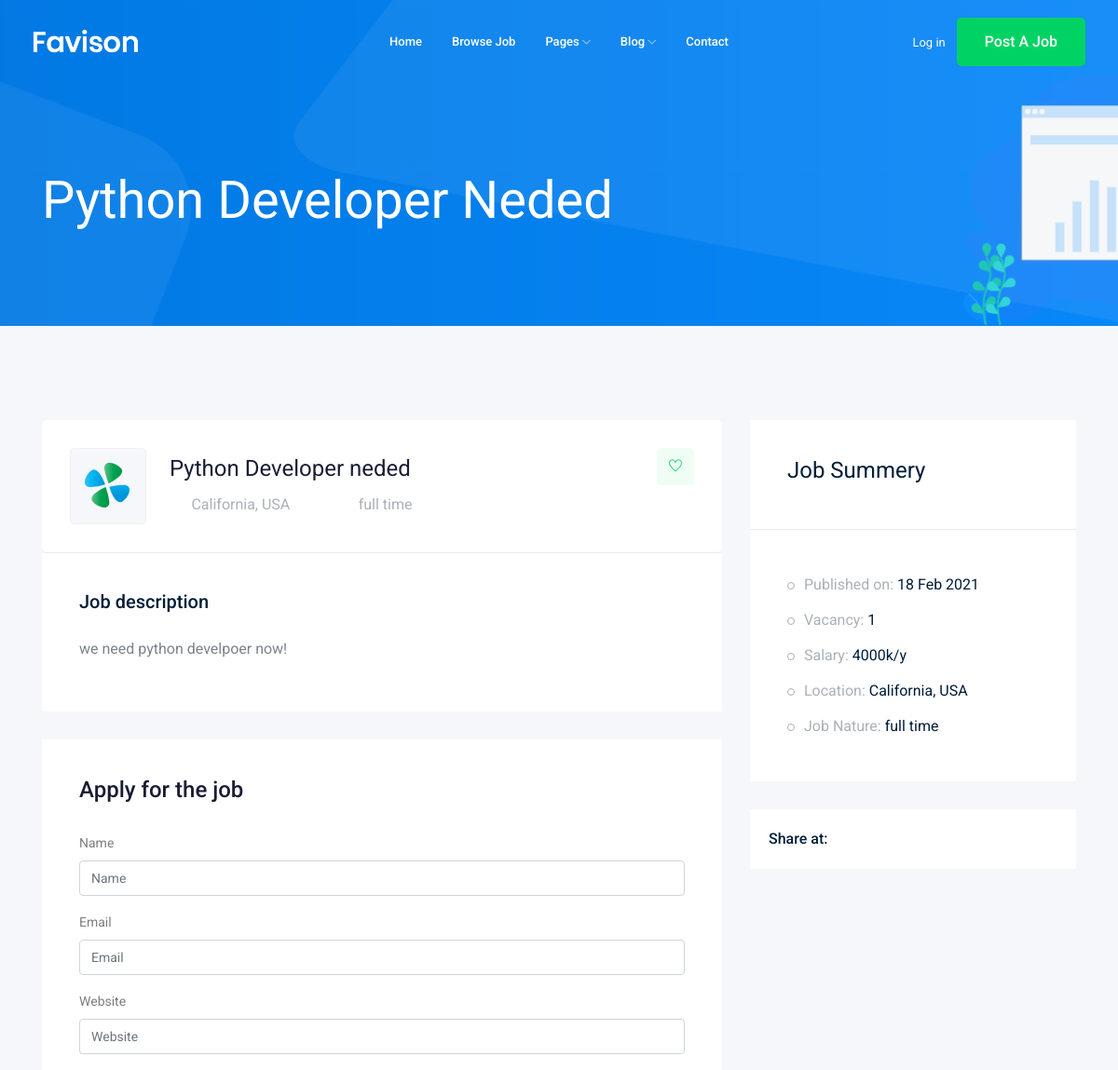
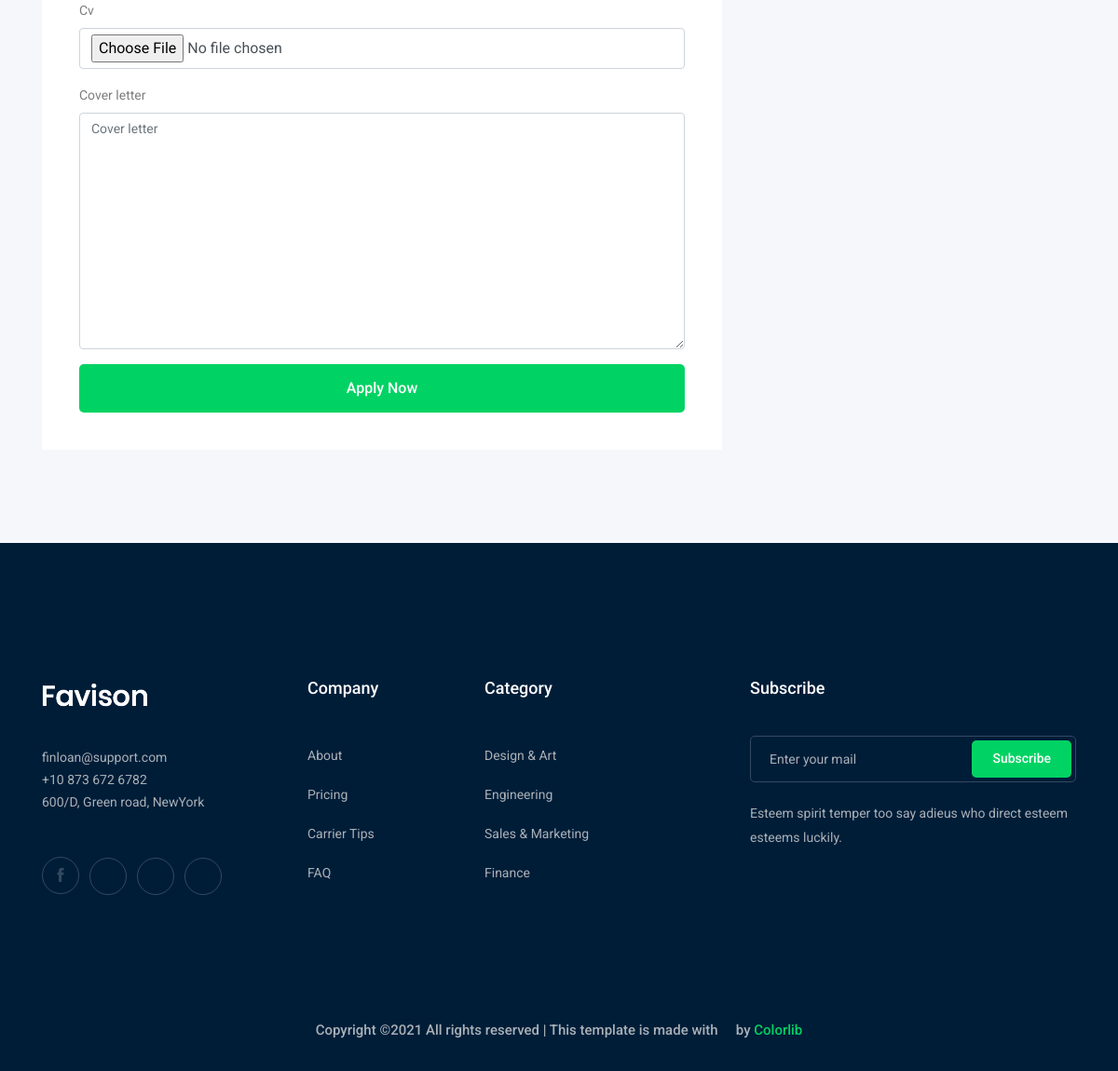
Page /jobs/python-developer-neded on the committed database (2 pictures, top to bottom).
### job/models.py (models this page shows, shortened)
class job(models.Model):
    owner = models.ForeignKey(User, related_name ='job_owner', on_delete =models.CASCADE)
    title = models.CharField( max_length=100)
    jop_type = models.CharField(max_length=15, choices=JoP_Type)
    discrations = models.TextField(max_length=1000)
    published_at = models.DateTimeField(auto_now=True)
    vacancy = models.IntegerField(default=1)
    salary = models.IntegerField(default=0)
    experience = models.IntegerField(default=1)
    category = models.ForeignKey('Category' , on_delete=models.CASCADE)
    image = models.ImageField(upload_to=image_upload)
    slug = models.SlugField(blank=True,null=True)

### job/views.py (the view)
# urls.py: path('<str:slug>' , views.job_detail,name='job_detail'),
def job_detail(request, slug):
    job_detail = job.objects.get(slug=slug)
    if request.method=='POST':
        form = ApplyForm(request.POST , request.FILES)
        if form.is_valid():
            myform = form.save(commit=False)
            myform.job =  job_detail
            myform.save()
            return redirect(reverse())
    else:
        form = ApplyForm()
    context = {'job' : job_detail , 'form' : ApplyForm}
    return render(request,'job/job_detail.html',context)

### job/templates/job/job_detail.html (shortened to what this page needs)
{% extends 'base.html' %}
 {% load bootstrap4 %}
{% block body %}
    <div class="bradcam_area bradcam_bg_1">
        <div class="container">
            <div class="row">
                <div class="col-xl-12">
                    <div class="bradcam_text">
                        <h3>{{job.title}}</h3>
                    </div>
                </div>
            </div>
        </div>
    </div>
    <div class="job_details_area">
        <div class="container">
            <div class="row">
                <div class="col-lg-8">
                    <div class="job_details_header">
                        <div class="single_jobs white-bg d-flex justify-content-between">
                            <div class="jobs_left d-flex align-items-center">
                                <div class="thumb">
                                    <img src="img/svg_icon/1.svg" alt="">
                                </div>
                                <div class="jobs_conetent">
                                    <a href="#"><h4>{{job.title}}</h4></a>
                                    <div class="links_locat d-flex align-items-center">
                                        <div class="location">
                                            <p> <i class="fa fa-map-marker"></i> California, USA</p>
                                        </div>
                                        <div class="location">
                                            <p> <i class="fa fa-clock-o"></i> {{job.jop_type}}</p>
                                        </div>
                                    </div>
                                </div>
                            </div>
                            <div class="jobs_right">
                                <div class="apply_now">
                                    <a class="heart_mark" href="#"> <i class="ti-heart"></i> </a>
                                </div>
                            </div>
                        </div>
                    </div>
                    <div class="descript_wrap white-bg">
                        <div class="single_wrap">
                            <h4>Job description</h4>
                            <p>{{job.discrations}}</p>
                        </div>
                    </div>
                    <div class="apply_job_form white-bg">
                        <h4>Apply for the job</h4>
                        <form  method="POST" enctype="multipart/form-data">
                            {% bootstrap_form form %}
                            {% buttons %}
                            <button class="boxed-btn3 w-100" type="submit">Apply Now</button>
                            {% endbuttons %}
                        </form>
                    </div>
                </div>
                <div class="col-lg-4">
                    <div class="job_sumary">
                        <div class="summery_header">
                            <h3>Job Summery</h3>
                        </div>
                        <div class="job_content">
                            <ul>
                                <li>Published on: <span>{{job.published_at|date:'d M o'}}</span></li>
                                <li>Vacancy: <span>{{job.vacancy}}</span></li>
                                <li>Salary: <span>{{job.salary}}k/y</span></li>
                                <li>Location: <span>California, USA</span></li>
                                <li>Job Nature: <span> {{job.jop_type}}</span></li>
                            </ul>
                        </div>
                    </div>
                    <div class="share_wrap d-flex">
                        <span>Share at:</span>
                        <ul>
                            <li><a href="#"> <i class="fa fa-facebook"></i></a> </li>
                            <li><a href="#"> <i class="fa fa-google-plus"></i></a> </li>
                            <li><a href="#"> <i class="fa fa-twitter"></i></a> </li>
                            <li><a href="#"> <i class="fa fa-envelope"></i></a> </li>
                        </ul>
                    </div>
                    <div class="job_location_wrap">
                        <div class="job_lok_inner">
                            <div id="map" style="height: 200px;"></div>
                          </div>
                    </div>
                </div>
            </div>
        </div>
    </div>
{% endblock body %}

### rows in the picture
job: title "Python Developer Neded", title "Python Developer neded", jop_type "full time", discrations "we need python develpoer now!", published_at "18 Feb 2021", vacancy "1", salary "4000"
